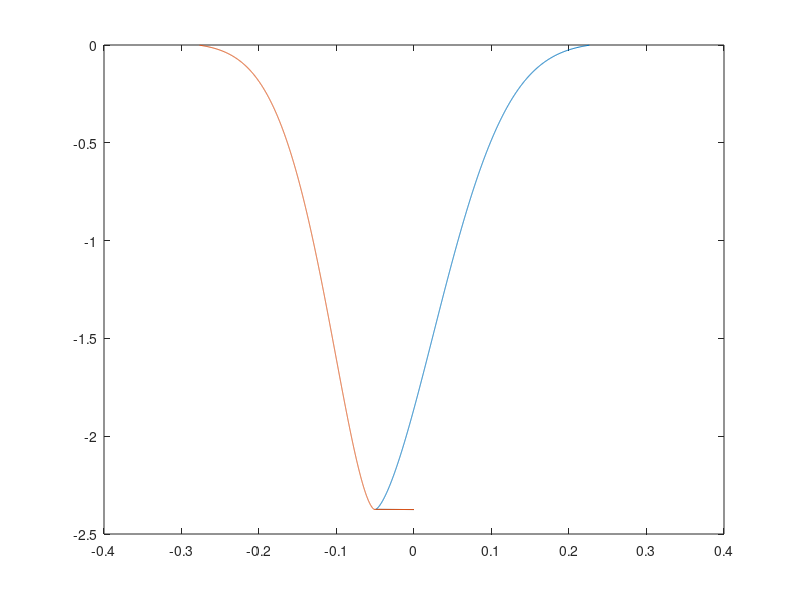

This figure's MATLAB source:
% Keyhole;  

%Material properties 
Ta=293; Tm = 1730; Tv = 2800; K=36; kappa=7.5*10^(-6); rho=6430; cp=743;
A=0.55; 
clear xf1 xr1 z1;

%constant parameters
D=5e-3; lambda=1070*10^(-9); PL=5000; d=7e-3;

%cases 
M2=2.5; f=500e-3; v=12/60; 


% THE CALCULATION OF THE BEAM PROPERTIES
z=0;
rf0 = (2*lambda*f*M2)/(D*pi());
zr = 2*rf0*(f/D);
rfz = rf0*sqrt(1+(z/zr)^2);
I00 = (2*PL)/(rfz^2*pi());

c1=(Tv-Ta)*rho*cp*v/2;
fprintf(1,'\nBeam spot radius rf0: %4.0f [microns]\n',rf0*1e6);

%calculation start geometry at the workpiece top
xf=1e-5; xr=1;
s=1.5;
while ((xr>0)|(s>1))
    I=I00*exp(-2*(xf/rf0)^2);
    qf=A*I*tan(pi/3);
    c2=qf/c1-2; c2 = c2^(-10/7); 
    rkh=c2*2*kappa/v;
    qr=c1*(v*rkh/2/kappa)^(-0.7);
    xr=xf-2*rkh;
    I=I00*exp(-2*(xr/rf0)^2);
    c4=A*I*tan(pi/3);
    s=c4/qr;
    xf=xf+1e-8;
end;
%fprintf(1,'xf/r/xr %4.0f %4.0f %4.0f    I q I/q  %3.2e %3.2e %3.2e\n',xf*1e6,rkh*1e6,xr*1e6,c4,qr,s);
fprintf(1,'Keyhole start radius: %4.0f Start locations front: %4.0f  rear: %4.0f [microns]\n',rkh*1e6,xf*1e6,xr*1e6);

%calculation keyhole shape
dz=1e-6; z=dz; i=1;
thf=pi/3; thr=pi/3; 
while ((rkh>1e-6)&(z<d))
    xf=xf-dz*tan(thf); xr=xr+dz*tan(thr);
    rkh=(xf-xr)/2;
    
% THE POWER DENSITY FROM THE LASER BEAM 
    
    rfz = rf0*sqrt(1+(z/zr)^2);
    If = (2*PL)/(rfz^2*pi())*exp((-2*xf^2)/(rfz^2));
    Ir = (2*PL)/(rfz^2*pi())*exp((-2*xr^2)/(rfz^2));
    
    c6=(rkh*v/2/kappa)^(-0.7);
    qf=c1*(2+c6);
    qr=c1*c6;
    thf=atan(qf/A/If); thr=atan(qr/A/Ir);
    %fprintf(1,'z %4.0f  xf %4.0f  xr %4.0f\n',z*1e6,xf*1e6,xr*1e6);
    z1(i)=-z*1e3; xf1(i)=xf*1e3; xr1(i)=xr*1e3; %array save
    if (rkh<1e-6)
        xf1(i)=0; xr1(i)=0;
    end
    z = z+dz; 
    i=i+1;
end;
fprintf(1,'Bottom: z %4.0f  xf %4.0f  xr %4.0f  rkh %4.0f\n',z*1e6,xf*1e6,xr*1e6,rkh*1e6);


plot(xf1,z1,xr1,z1);
hold all;
